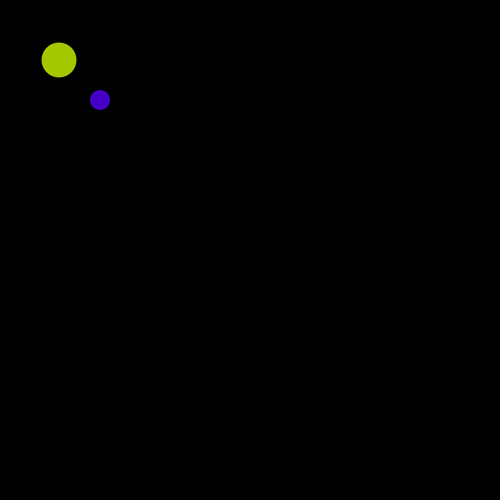
Frame 1 (no input)
Frame 60 (the mouse pressed at the canvas centre just before this capture): identical to frame 1, image omitted
Frame 120 (the mouse held since frame 60 and released just before this capture): identical to frame 1, image omitted

The Processing sketch that drew this single still picture (run headless with seeded random() and noise(); from frame 60 on, the mouse is pressed at the canvas centre):

// Processing sketch: wk07_ex03_functionsWithParameters
// ── wk07_ex03_functionsWithParameters.pde
//wk07_ex03_functionsWithParameters
//adding arguments or parameters to functions 
//increases thier flexibilty

//no declared globals vars
//all vars are local to the function 
void setup() {
  size(500, 500); 
  colorMode(HSB);
}

void draw() {
  background(0);

  //the ball with it's parameters (dia, xpos, ypos, hue)
  //these vales are passed to the function 

  ball(20, 100, 100, 185); 
  ball(35, 59, 60, 50);
}

//vars for the function are declared and typed here
void ball(int dia, int xpos, int ypos, float hue) {
  fill(hue, 255, 200);
  noStroke();
  ellipse(xpos, ypos, dia, dia);
}
